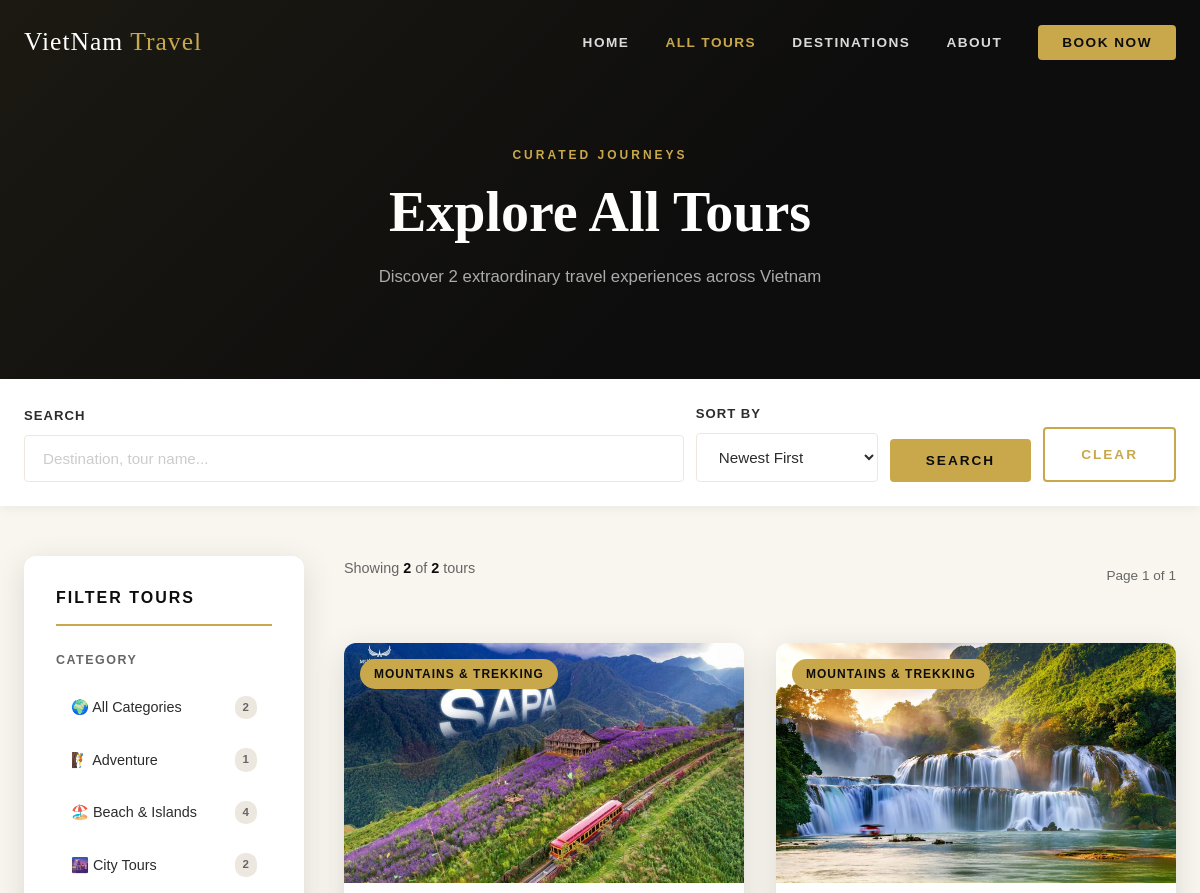
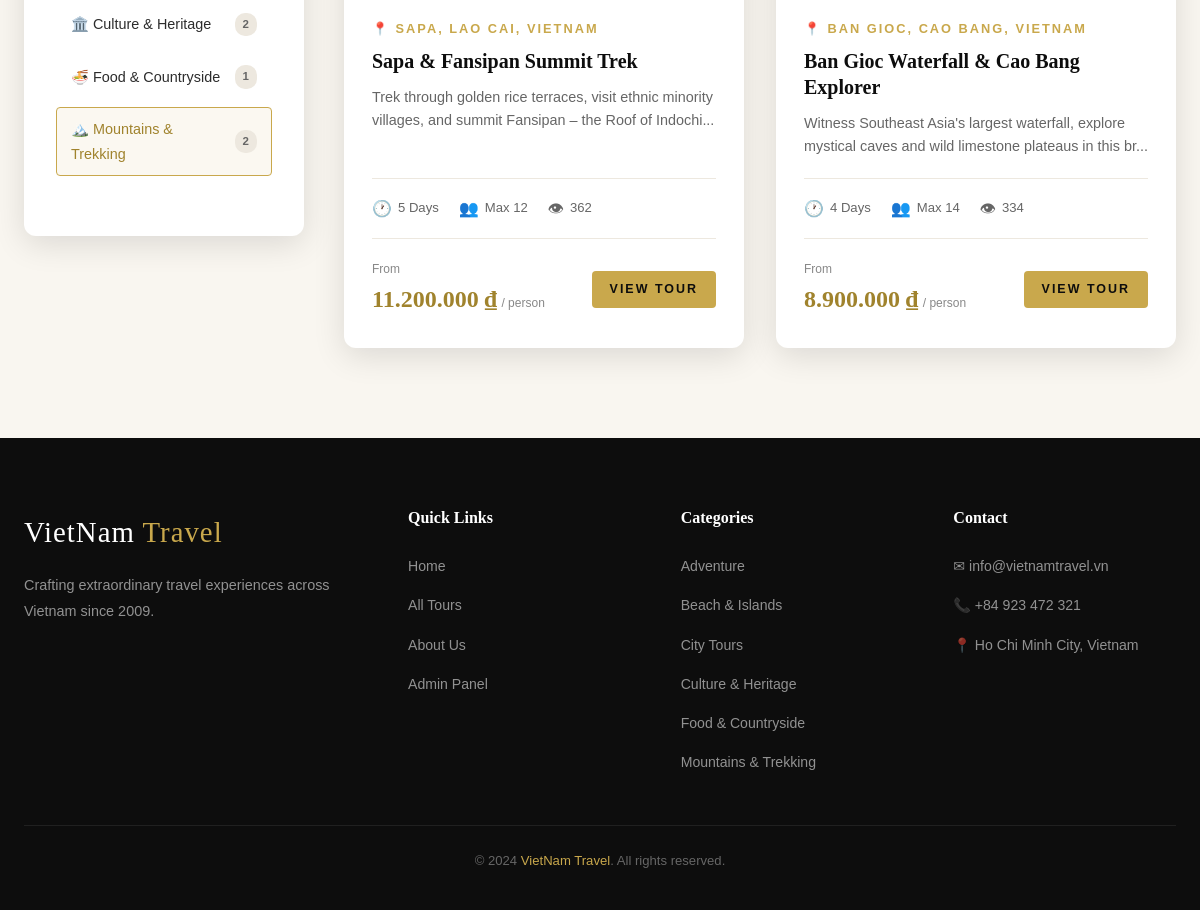
/tours.php?category=2, run on the app's committed database (2 pictures, top to bottom).
### tables this page shows
CREATE TABLE IF NOT EXISTS categories (
    id          INT AUTO_INCREMENT PRIMARY KEY,
    name        VARCHAR(100) NOT NULL UNIQUE,
    slug        VARCHAR(100) NOT NULL UNIQUE,
    description TEXT,
    icon        VARCHAR(10) DEFAULT '✈️',
    created_at  TIMESTAMP DEFAULT CURRENT_TIMESTAMP
);

CREATE TABLE IF NOT EXISTS tours (
    id           INT AUTO_INCREMENT PRIMARY KEY,
    title        VARCHAR(255) NOT NULL,
    slug         VARCHAR(255) NOT NULL UNIQUE,
    description  TEXT NOT NULL,
    content      TEXT,
    price        BIGINT NOT NULL DEFAULT 0,
    duration     INT NOT NULL DEFAULT 1,
    max_people   INT NOT NULL DEFAULT 10,
    destination  VARCHAR(255) NOT NULL,
    category_id  INT NOT NULL,
    image_url    VARCHAR(255),
    status       ENUM('active','inactive') DEFAULT 'active',
    views        INT DEFAULT 0,
    created_at   TIMESTAMP DEFAULT CURRENT_TIMESTAMP,
    updated_at   TIMESTAMP DEFAULT CURRENT_TIMESTAMP ON UPDATE CURRENT_TIMESTAMP,
    FOREIGN KEY (category_id) REFERENCES categories(id) ON DELETE CASCADE
);

### includes/db-connect.php (called while the page is built, shortened)
<?php
function img_url($path) {
    $path = ltrim($path, '/');
    return htmlspecialchars($path);
}

### tours.php (the view, shortened to what this page needs)
<?php
include 'includes/db-connect.php';
$search    = isset($_GET['search'])    ? trim($_GET['search'])    : '';
$cat_id    = isset($_GET['category'])  ? (int)$_GET['category']   : 0;
$sort      = isset($_GET['sort'])      ? trim($_GET['sort'])       : 'newest';
$per_page     = 6;
$current_page = max(1, isset($_GET['page']) ? (int)$_GET['page'] : 1);
$where = "WHERE t.status = 'active'";
if ($cat_id > 0)       $where .= " AND t.category_id = $cat_id";
$order = "t.created_at DESC";
$total_row   = mysqli_fetch_assoc(mysqli_query($conn, "SELECT COUNT(*) as total FROM tours t JOIN categories c ON t.category_id = c.id $where"));
$total       = $total_row['total'];
$total_pages = max(1, ceil($total / $per_page));
$offset      = ($current_page - 1) * $per_page;
$result      = mysqli_query($conn, "SELECT t.*, c.name as cat_name FROM tours t JOIN categories c ON t.category_id = c.id $where ORDER BY $order LIMIT $per_page OFFSET $offset");
$cat_result  = mysqli_query($conn, "SELECT id, name, icon FROM categories ORDER BY name");
function buildQuery($extra = [])
{
    $base = $_GET;
    unset($base['page']);
    return http_build_query(array_merge($base, $extra));
}
?>
<!DOCTYPE html>
<html lang="en">
<head>
    <link rel="stylesheet" href="css/style.css">
</head>
<body>
    <?php include 'includes/navbar.php'; ?>
    <div class="page-hero">
        <div class="container">
            <span class="section-label">Curated Journeys</span>
            <h1>Explore All Tours</h1>
            <p>Discover <?php echo $total; ?> extraordinary travel experiences across Vietnam</p>
        </div>
    </div>
    <div style="background:var(--white);padding:24px 0;box-shadow:0 2px 12px rgba(0,0,0,0.06);">
        <div class="container">
            <form method="GET" action="tours.php" style="display:flex;gap:12px;flex-wrap:wrap;align-items:flex-end;">
                <div class="form-group" style="margin:0;flex:1;min-width:200px;">
                    <label>Search</label>
                    <input type="text" name="search" class="form-control" placeholder="Destination, tour name..." value="<?php echo htmlspecialchars($search); ?>">
                </div>
                <div class="form-group" style="margin:0;min-width:180px;">
                    <label>Sort By</label>
                    <select name="sort" class="form-control">
                        <option value="newest"     <?php echo $sort==='newest'     ?'selected':''; ?>>Newest First</option>
                    </select>
                </div>
                <button type="submit" class="btn btn-gold">Search</button>
                <?php if (!empty($search) || $cat_id || $sort !== 'newest'): ?>
                    <a href="tours.php" class="btn btn-outline">Clear</a>
                <?php endif; ?>
            </form>
        </div>
    </div>
    <section class="section" style="padding-top:50px;">
        <div class="container">
            <div class="tours-layout">
                <aside class="filter-sidebar">
                    <h3>Filter Tours</h3>
                    <div class="filter-section">
                        <div class="filter-section-title">Category</div>
                        <ul class="category-filter-list">
                            <li>
                                <a href="tours.php?<?php echo buildQuery(['category' => '']); ?>" class="<?php echo !$cat_id ? 'active' : ''; ?>">
                                    🌍 All Categories <span class="cat-count-badge"><?php echo $total; ?></span>
                                </a>
                            </li>
                            <?php
                            mysqli_data_seek($cat_result, 0);
                            while ($cat = mysqli_fetch_assoc($cat_result)):
                                $cn = mysqli_fetch_assoc(mysqli_query($conn, "SELECT COUNT(*) as n FROM tours WHERE category_id={$cat['id']} AND status='active'"));
                            ?>
                                <li>
                                    <a href="tours.php?<?php echo buildQuery(['category' => $cat['id']]); ?>" class="<?php echo $cat_id == $cat['id'] ? 'active' : ''; ?>">
                                        <?php echo $cat['icon']; ?> <?php echo htmlspecialchars($cat['name']); ?>
                                        <span class="cat-count-badge"><?php echo $cn['n']; ?></span>
                                    </a>
                                </li>
                            <?php endwhile; ?>
                        </ul>
                    </div>
                </aside>
                <div>
                    <div class="results-header">
                        <p class="results-count">
                            Showing <strong><?php echo min($per_page, max(0, $total - $offset)); ?></strong> of <strong><?php echo $total; ?></strong> tours
                        </p>
                        <span style="font-size:0.85rem;color:var(--text-light);">Page <?php echo $current_page; ?> of <?php echo $total_pages; ?></span>
                    </div>
                    <?php if ($total > 0): ?>
                        <div class="tours-grid">
                            <?php while ($tour = mysqli_fetch_assoc($result)): ?>
                                <div class="tour-card">
                                    <div class="tour-card-image">
                                        <img src="<?php echo img_url($tour['image_url']); ?>" alt="<?php echo htmlspecialchars($tour['title']); ?>" loading="lazy">
                                        <span class="tour-card-badge"><?php echo htmlspecialchars($tour['cat_name']); ?></span>
                                    </div>
                                    <div class="tour-card-body">
                                        <div class="tour-card-destination">📍 <?php echo htmlspecialchars($tour['destination']); ?></div>
                                        <h3 class="tour-card-title"><?php echo htmlspecialchars($tour['title']); ?></h3>
                                        <p class="tour-card-excerpt"><?php echo substr(htmlspecialchars($tour['description']), 0, 110) . '...'; ?></p>
                                        <div class="tour-card-meta">
                                            <div class="tour-meta-item"><span class="icon">🕐</span><?php echo $tour['duration']; ?> Days</div>
                                            <div class="tour-meta-item"><span class="icon">👥</span>Max <?php echo $tour['max_people']; ?></div>
                                            <div class="tour-meta-item"><span class="icon">👁</span><?php echo number_format($tour['views']); ?></div>
                                        </div>
                                        <div class="tour-card-footer">
                                            <div class="tour-price">
                                                <span class="from">From</span>
                                                <span class="amount"><?php echo number_format($tour['price'], 0, ',', '.'); ?> ₫</span>
                                                <span class="per">/ person</span>
                                            </div>
                                            <a href="tour-detail.php?id=<?php echo $tour['id']; ?>" class="btn btn-gold btn-sm">View Tour</a>
                                        </div>
                                    </div>
                                </div>
                            <?php endwhile; ?>
                        </div>
                    <?php endif; ?>
                </div>
            </div>
        </div>
    </section>
    <?php include 'includes/footer.php'; ?>
</body>
</html>

### includes/footer.php (shortened to what this page needs)
<?php
$footer_cats = mysqli_query($conn, "SELECT name, slug FROM categories ORDER BY name LIMIT 6");
?>
<footer class="footer">
    <div class="container">
        <div class="footer-grid">
            <div class="footer-brand">
                <a href="index.php" class="nav-logo">VietNam <span>Travel</span></a>
                <p>Crafting extraordinary travel experiences across Vietnam since 2009.</p>
            </div>
            <div>
                <h4 class="footer-heading">Quick Links</h4>
                <ul class="footer-links">
                    <li><a href="index.php">Home</a></li>
                    <li><a href="tours.php">All Tours</a></li>
                    <li><a href="index.php#why-us">About Us</a></li>
                    <li><a href="admin-tours.php">Admin Panel</a></li>
                </ul>
            </div>
            <div>
                <h4 class="footer-heading">Categories</h4>
                <ul class="footer-links">
                    <?php while ($fc = mysqli_fetch_assoc($footer_cats)): ?>
                    <li><a href="category.php?slug=<?php echo $fc['slug']; ?>"><?php echo htmlspecialchars($fc['name']); ?></a></li>
                    <?php endwhile; ?>
                </ul>
            </div>
            <div>
                <h4 class="footer-heading">Contact</h4>
                <ul class="footer-links">
                    <li><a href="#">✉ info@vietnamtravel.vn</a></li>
                    <li><a href="#">📞 +84 923 472 321</a></li>
                    <li><a href="#">📍 Ho Chi Minh City, Vietnam</a></li>
                </ul>
            </div>
        </div>
        <div class="footer-bottom">
            <p>&copy; 2024 <span>VietNam Travel</span>. All rights reserved.</p>
        </div>
    </div>
</footer>

### tours.php (style rules this page uses)
.tours-layout { display: grid; grid-template-columns: 280px 1fr; gap: 40px; align-items: start; }
.filter-sidebar { background: var(--white); border-radius: var(--radius-lg); padding: 32px; box-shadow: var(--shadow); position: sticky; top: 100px; }
.filter-sidebar h3 { font-size: 1rem; letter-spacing: 2px; text-transform: uppercase; font-family: var(--font-body); font-weight: 700; color: var(--dark); margin-bottom: 24px; padding-bottom: 16px; border-bottom: 2px solid var(--gold); }
.filter-section { margin-bottom: 28px; }
.filter-section-title { font-size: 0.78rem; letter-spacing: 1.5px; text-transform: uppercase; font-weight: 700; color: var(--text-light); margin-bottom: 14px; }
.category-filter-list { list-style: none; }
.category-filter-list li { margin-bottom: 8px; }
.category-filter-list a { display: flex; align-items: center; gap: 10px; padding: 9px 14px; border-radius: var(--radius); color: var(--text); font-size: 0.9rem; font-weight: 500; transition: var(--transition); border: 1px solid transparent; }
.category-filter-list a:hover, .category-filter-list a.active { background: rgba(201, 168, 76, 0.08); border-color: var(--gold); color: var(--gold-dark); }
.cat-count-badge { margin-left: auto; background: var(--light-2); color: var(--text-light); font-size: 0.72rem; padding: 2px 8px; border-radius: 10px; font-weight: 600; }
.results-header { display: flex; align-items: center; justify-content: space-between; margin-bottom: 28px; flex-wrap: wrap; gap: 12px; }
.results-count { font-size: 0.9rem; color: var(--text-light); }
.results-count strong { color: var(--dark); }

### data on the page
categories: icon "🧗", name "Adventure", n "1"
categories: icon "🏖️", name "Beach & Islands", n "4"
categories: icon "🌆", name "City Tours", n "2"
categories: icon "🏛️", name "Culture & Heritage", n "2"
categories: icon "🍜", name "Food & Countryside", n "1"
categories: icon "🏔️", name "Mountains & Trekking", n "2"
tours: image_url (picture), category.name "MOUNTAINS & TREKKING", destination "SAPA, LAO CAI, VIETNAM", title "Sapa & Fansipan Summit Trek", description "Trek through golden rice terraces, visit ethnic minority villages, and summit Fansipan – the Roof of Indochi", duration "5", max_people "12", views "362", price "11.200.000"
tours: image_url (picture), category.name "MOUNTAINS & TREKKING", destination "BAN GIOC, CAO BANG, VIETNAM", title "Ban Gioc Waterfall & Cao Bang Explorer", description "Witness Southeast Asia's largest waterfall, explore mystical caves and wild limestone plateaus in this br", duration "4", max_people "14", views "334", price "8.900.000"

### other printed values
$total "2"
min($per_page, max(0, $total - $offset)) "2"
$current_page "1"
$total_pages "1"
